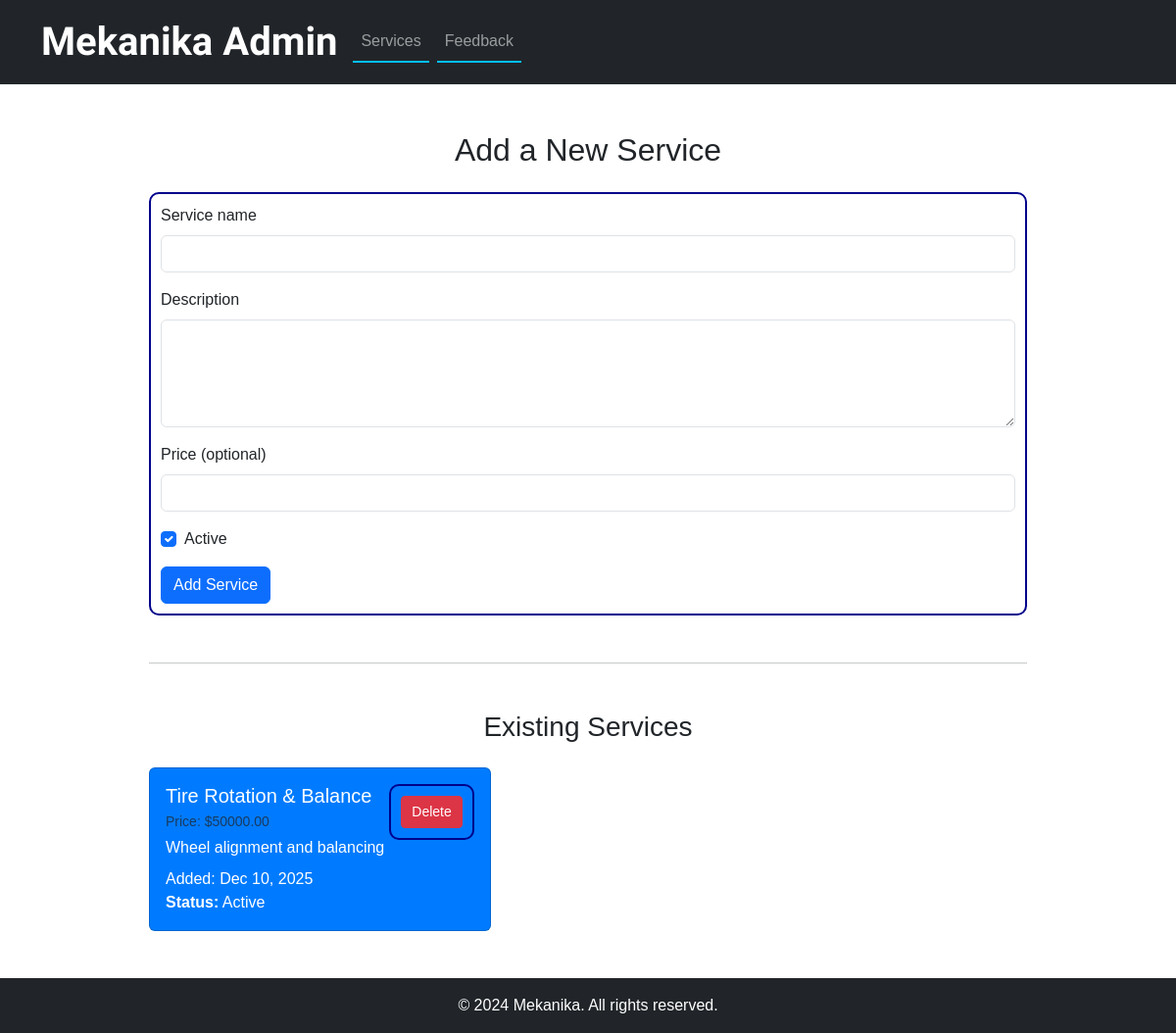
The page /admin_panel/add_service/ on the database its author committed.
### Admin/models.py (models this page shows, shortened)
class Service(models.Model):
    name = models.CharField(max_length=200)
    description = models.TextField(blank=True)
    price = models.DecimalField(max_digits=10, decimal_places=2, null=True, blank=True)
    active = models.BooleanField(default=True)
    created_at = models.DateTimeField(auto_now_add=True)

### Admin/views.py (the view, shortened to what this page needs)
# urls.py: path('add_service/', views.add_service, name='add_service'),
def add_service(request):
    services = Service.objects.all()
    return render(request, 'add_service.html', {'services': services})

### templates/add_service.html (shortened to what this page needs)
{% extends "admin_base.html" %}
{% load static %}
{% block content %}
<div class="container py-5" style="max-width:920px;">
  <h2 class="mb-4 text-center">Add a New Service</h2>
  <form method="post" action="">
    <div class="mb-3">
      <label for="id_name" class="form-label">Service name</label>
      <input id="id_name" name="name" type="text" class="form-control" required>
    </div>
    <div class="mb-3">
      <label for="id_description" class="form-label">Description</label>
      <textarea id="id_description" name="description" rows="4" class="form-control"></textarea>
    </div>
    <div class="mb-3">
      <label for="id_price" class="form-label">Price (optional)</label>
      <input id="id_price" name="price" type="number" step="0.01" class="form-control">
    </div>
    <div class="form-check mb-3">
      <input class="form-check-input" type="checkbox" value="1" id="id_active" name="active" checked>
      <label class="form-check-label" for="id_active">Active</label>
    </div>
    <button type="submit" class="btn btn-primary">Add Service</button>
  </form>
  <hr class="my-5">
  <h3 class="mb-4 text-center">Existing Services</h3>
  {% if services %}
  <div class="row gy-3">
    {% for s in services %}
    <div class="col-md-6">
      <div class="service-available card p-3">
        <div class="d-flex justify-content-between align-items-start">
          <div>
            <h5 class="mb-1">{{ s.name }}</h5>
            <p class="mb-1 small text-muted">{% if s.price %}Price: ${{ s.price }}{% else %}Price: N/A{% endif %}</p>
            <p class="mb-2">{{ s.description|default_if_none:"No description." }}</p>
            <div>Added: {{ s.created_at|date:"M d, Y" }}</div>
            <p class="mb-0"><strong>Status:</strong> {% if s.active %}Active{% else %}Inactive{% endif %}</p>
          </div>
          <form method="post" action="{% url 'delete_service' s.pk %}" >
            <button type="submit" class="delete_btn btn btn-sm btn-danger">Delete</button>
          </form>
        </div>
      </div>
    </div>
    {% endfor %}
  </div>
  {% else %}
  <p class="text-muted">No services have been added yet.</p>
  {% endif %}
</div>
{% endblock %}

### static/style/main.css (style rules this page uses)
html, body { min-height: 100vh; display: flex; flex-direction: column; font-family: 'Zalando', sans-serif; }
.service-card, .service-available { transition: transform 0.3s; }
form { border-color:darkblue; border-width: 2px; border-radius: 0.625em; border-style: solid; padding: 0.625rem; }
.service-available { background-color: #007bff; color: white; min-width: 200px; max-width: 80%; }
.delete_btn { padding: 5px 10px; }

### rows shown on the page
Service: name "Tire Rotation & Balance", price "50000.00", description "Wheel alignment and balancing", created_at "Dec 10, 2025", active "Active"
